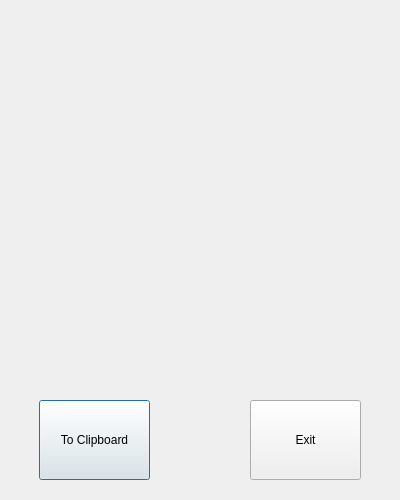
<?xml version="1.0" encoding="UTF-8"?>
<ui version="4.0">
 <class>viewQR</class>
 <widget class="QDialog" name="viewQR">
  <property name="geometry">
   <rect>
    <x>0</x>
    <y>0</y>
    <width>400</width>
    <height>500</height>
   </rect>
  </property>
  <property name="windowTitle">
   <string>Dialog</string>
  </property>
  <widget class="QLabel" name="QRView">
   <property name="geometry">
    <rect>
     <x>20</x>
     <y>20</y>
     <width>360</width>
     <height>360</height>
    </rect>
   </property>
   <property name="text">
    <string/>
   </property>
  </widget>
  <widget class="QPushButton" name="toClipboard">
   <property name="geometry">
    <rect>
     <x>39</x>
     <y>400</y>
     <width>111</width>
     <height>80</height>
    </rect>
   </property>
   <property name="text">
    <string>To Clipboard</string>
   </property>
  </widget>
  <widget class="QPushButton" name="exit">
   <property name="geometry">
    <rect>
     <x>250</x>
     <y>400</y>
     <width>111</width>
     <height>80</height>
    </rect>
   </property>
   <property name="text">
    <string>Exit</string>
   </property>
  </widget>
 </widget>
 <resources/>
 <connections/>
</ui>
